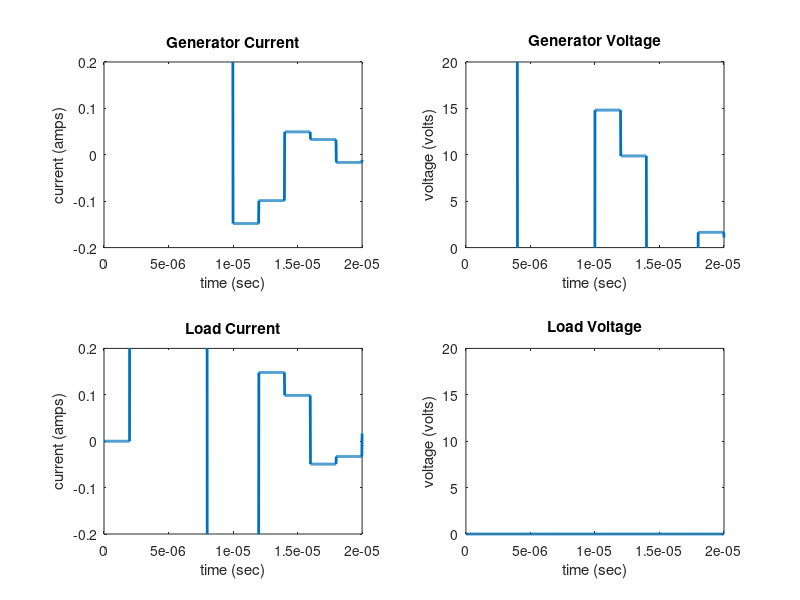

MATLAB code for this plot:
% Transmission_Line_2
%
% This routine calculates the transient response of a pulsed
% transmission line.  SI units are used.  (Paul, Example 6.2)

% LINE PARAMETERS
length = 400;             % transmission line length
Z_0 = 50;                 % characteristic impedance
velocity = 2e8;           % propagation velocity

% GENERATOR AND LOAD PARAMETERS
Z_g = 100;                % input impedance
V_g = 100;                % input voltage
t_D = 6e-6;               % pulse duration
Z_L = 0;                  % load impedance

Total_Time = 20e-6;       % total time for the plot

Delta = 0:0.001:1.0;  tinc = 0.001*Total_Time;
Ndelay = round(t_D/tinc);
Ccomp = zeros(1,Ndelay);
time = Delta*Total_Time;   % the time axis is cut into increments
T = length/velocity;       % the transit time is calculated

% Time-independent coefficients
Gamma_g = (Z_g - Z_0)/(Z_g + Z_0);   % generator reflection coefficient
Gamma_L = (Z_L - Z_0)/(Z_L + Z_0);   % load reflection coefficient
I_fac = V_g/(Z_g + Z_0);             % current factor
V_fac = Z_0*I_fac;                   % voltage factor
C_f = Gamma_g*Gamma_L;               % concatenation coefficent

% Time-independent coefficients
Gamma_g = (Z_g - Z_0)/(Z_g + Z_0);   % generator reflection coefficient
Gamma_L = (Z_L - Z_0)/(Z_L + Z_0);   % load reflection coefficient
I_fac = V_g/(Z_g + Z_0);             % current factor
V_fac = Z_0*I_fac;                   % voltage factor
C_f = Gamma_g*Gamma_L;               % concatenation coefficent

% Time-dependent coefficients
M_g = floor(0.5*time/T);             % bounce number at the generator
M_L = floor(0.5*(time+T)/T);         % bounce number at the load
C_vec_g = C_f.^M_g;                  % generator concatenation vector
C_vec_L = C_f.^M_L;                  % load concatenation vector

% Time-dependent load and generator currents and voltages
I_vec_g = I_fac*(1.0 - C_f*C_vec_g ...
    - Gamma_L*(1.0 - C_vec_g))./(1.0 - C_f);  % generator current
I_vec_g = I_vec_g - [Ccomp, I_vec_g(1:1001-Ndelay)]; % back subtraction

V_vec_g = V_fac*(1.0 - C_f*C_vec_g ...
    + Gamma_L*(1.0 - C_vec_g))./(1.0 - C_f);  % generator voltage
V_vec_g = V_vec_g - [Ccomp, V_vec_g(1:1001-Ndelay)];  % back subtraction
    
I_vec_L = I_fac*((1.0 - Gamma_L)*(1.0 - C_vec_L))./(1.0 - C_f);
I_vec_L = I_vec_L - [Ccomp, I_vec_L(1:1001-Ndelay)];  % load current
                                              
V_vec_L = V_fac*((1.0 + Gamma_L)*(1.0 - C_vec_L))./(1.0 - C_f);
V_vec_L = V_vec_L - [Ccomp, V_vec_L(1:1001-Ndelay)];  % load voltage

% Plotting
figure;
subplot(2,2,1), plot(time,I_vec_g,'LineWidth',2); 
    title('Generator Current'), xlabel('time (sec)'), 
    ylabel('current (amps)'), axis([0.0, Total_Time, -0.2, 0.2])
subplot(2,2,2), plot(time,V_vec_g,'LineWidth',2); 
    title('Generator Voltage'), xlabel('time (sec)'), 
    ylabel('voltage (volts)'), axis([0.0, Total_Time, 0.0, 20.0])
subplot(2,2,3), plot(time,I_vec_L,'LineWidth',2); 
    title('Load Current'), xlabel('time (sec)'), 
    ylabel('current (amps)'), axis([0.0, Total_Time, -0.2, 0.2])
subplot(2,2,4), plot(time,V_vec_L,'LineWidth',2); 
    title('Load Voltage'), xlabel('time (sec)'), 
    ylabel('voltage (volts)'), axis([0.0, Total_Time, 0.0, 20.0])
